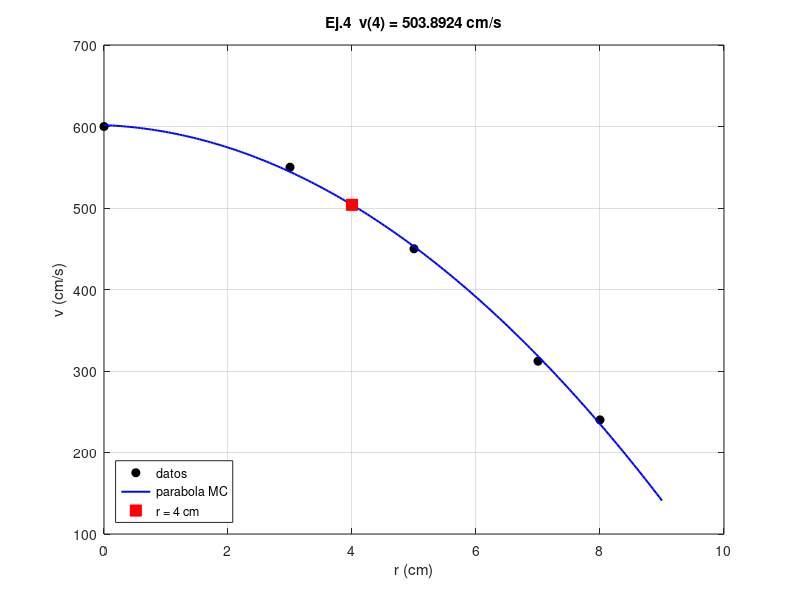
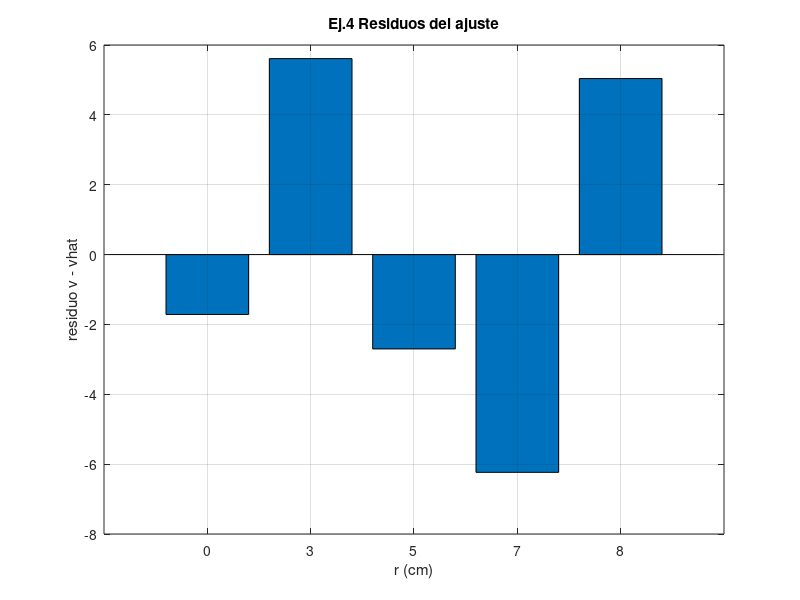

These figures' MATLAB source, in order:
%% Ejercicio 4 — Parábola por mínimos cuadrados (Pitot, examen modelo U2)
out = getenv('MN_EVID_DIR');
if isempty(out)
  out = fullfile(fileparts(mfilename('fullpath')), '..', 'evidencias', 'ejercicio_04_minimos');
end
if ~exist(out, 'dir'), mkdir(out); end

r = [0; 3; 5; 7; 8];
v = [600; 550; 450; 312; 240];
M = [r.^2, r, ones(size(r))];
coef = (M' * M) \ (M' * v); % a, b, c de v = a r^2 + b r + c
vhat = M * coef;
v4 = coef(1) * 16 + coef(2) * 4 + coef(3);

fid = fopen(fullfile(out, 'resultado.txt'), 'w');
fprintf(fid, 'EJERCICIO 4 — EVIDENCIA OCTAVE\n');
fprintf(fid, 'Modelo v = a*r^2 + b*r + c   (normales (M''M)c = M''v)\n');
fprintf(fid, 'a,%.12f\n', coef(1));
fprintf(fid, 'b,%.12f\n', coef(2));
fprintf(fid, 'c,%.12f\n', coef(3));
fprintf(fid, 'v4,%.12f\n', v4);
fprintf(fid, 'i,r,v,vhat,residuo\n');
for i = 1:numel(r)
  fprintf(fid, '%d,%.4f,%.4f,%.8f,%.8e\n', i, r(i), v(i), vhat(i), v(i) - vhat(i));
end
fprintf(fid, 'SSE,%.12e\n', sum((v - vhat).^2));
fclose(fid);

rr = linspace(0, 9, 200);
vv = coef(1) * rr.^2 + coef(2) * rr + coef(3);
figure('visible', 'off');
plot(r, v, 'ko', 'MarkerFaceColor', 'k'); hold on;
plot(rr, vv, 'b-', 'LineWidth', 1.4);
plot(4, v4, 'rs', 'MarkerFaceColor', 'r', 'MarkerSize', 8);
grid on; xlabel('r (cm)'); ylabel('v (cm/s)');
title(sprintf('Ej.4  v(4) = %.4f cm/s', v4));
legend('datos', 'parabola MC', 'r = 4 cm', 'Location', 'southwest');
print(fullfile(out, 'octave_parabola.png'), '-dpng', '-r140');

figure('visible', 'off');
bar(v - vhat);
set(gca, 'XTickLabel', {'0', '3', '5', '7', '8'});
xlabel('r (cm)'); ylabel('residuo v - vhat');
title('Ej.4 Residuos del ajuste'); grid on;
print(fullfile(out, 'octave_residuos.png'), '-dpng', '-r140');
